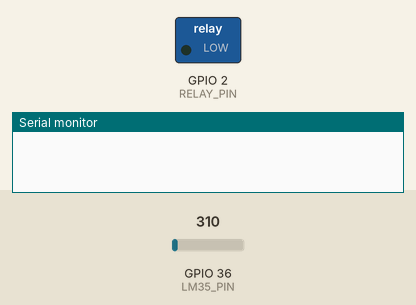
This sketch was run on a simulated ESP32. On the bench: switched loads named in the sketch (green lamp = pin HIGH), the last lines printed to the serial monitor. Inputs (shaded band) come from the test bench; at power-on: GPIO 36 (LM35_PIN) = 310. WiFi joins after 1.5 s; servers stay silent unless stated.

Above: at 0.1 s.
At 3.1 s:
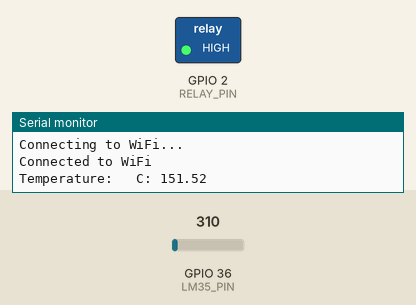
Timing chart, 0 to 4.6 s (numbered marks = the images above):
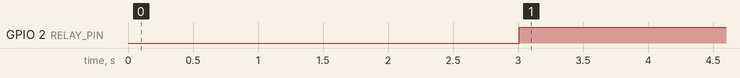

The sketch:

Automaticfanesp32lcdlm35.ino
```cpp
#include <Wire.h>
#include <LiquidCrystal_I2C.h>
#include <WiFi.h> // Include the WiFi library

const char *ssid = "YourWiFiSSID";     // Your WiFi SSID
const char *password = "YourWiFiPassword"; // Your WiFi password

WiFiClient client;

LiquidCrystal_I2C lcd(0x27, 16, 2);  // Set the LCD address to 0x27 for a 16 chars and 2 line display

const int LM35_PIN = A0;  // LM35 analog pin
const int RELAY_PIN = 2;   // Relay pin
const float TEMP_THRESHOLD = 30.0; // Temperature threshold in Celsius

void setup() {
  Serial.begin(9600);
  lcd.backlight();
  pinMode(RELAY_PIN, OUTPUT);

  // Connect to WiFi network
  WiFi.begin(ssid, password);

  while (WiFi.status() != WL_CONNECTED) {
    delay(1000);
    Serial.println("Connecting to WiFi...");
  }

  Serial.println("Connected to WiFi");
}

void loop() {
  float temperature = readTemperature();
  displayTemperature(temperature);
  controlFan(temperature);
  delay(1000);  // Delay for stability
}

float readTemperature() {
  int sensorValue = analogRead(LM35_PIN);
  float voltage = sensorValue * (5.0 / 1023.0);
  float temperatureC = voltage * 100.0; // LM35 outputs 10mV per degree celsius
  return temperatureC;
}

void displayTemperature(float temperatureC) {
  lcd.clear();
  lcd.setCursor(0, 0);
  lcd.print("Temp: ");
  lcd.print(temperatureC);
  lcd.print(" C");
  // displaay in serial monitor
 Serial.print("Temperature: ");
 Serial.print("\tC: ");
 Serial.print(temperatureC);
 delay(1000);
}
void controlFan(float temperature) {
  if (temperature > TEMP_THRESHOLD) {
    digitalWrite(RELAY_PIN, HIGH); // Turn on the fan
    lcd.setCursor(0, 1);
    lcd.print("Fan: ON ");
  } else {
    digitalWrite(RELAY_PIN, LOW); // Turn off the fan
    lcd.setCursor(0, 1);
    lcd.print("Fan: OFF ");
  }
  delay(1000);
}
```

Measured:
- by itself, GPIO 2 (RELAY_PIN): LOW → HIGH at 3.0 s
